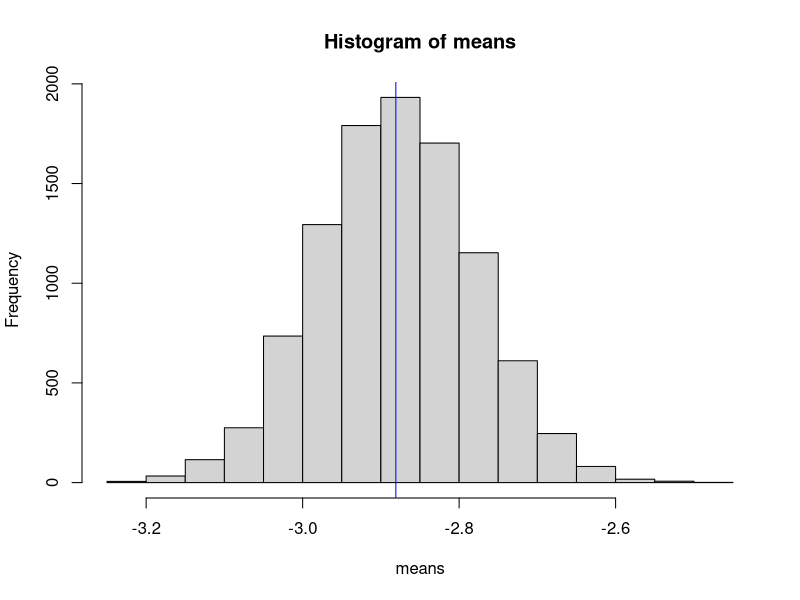

Generate this figure with R: (Note: this script raises an error after producing the figure.)
# Random sampling Part 2
# Elena & Willa
# 10/26/21

#### Load libraries and set options ####
library(tidyverse)
# options(stringsAsFactors = FALSE)

################### Warm up #########################

# 0) Load the baby data
baby <- read.csv("../data/brainwavebabydata.csv")

# 1) Randomly sample 20 babies from the baby brain wave data



# 2) Calculate the mean gyrification of the r2 region for your sample and save it as a new variable.



# 3) Repeat steps 1-2 10000 times, keeping all of the means that you calculate.


# 4) Plot a histogram of the means. What do you notice about the histogram?



# 5) Find the mean of the r2 region means. What is the
# mean telling you? (i.e., what does it represent?). And how does the mean
# compare to the population r2 mean?



# 6) BONUS: Find the standard deviation of the r2 region means. What is the
# SD telling you? (i.e., what does it represent?)



###############################################################################X


######################## Where we left off last week... ########################

# One big goal of science is to learn something about the world around us, in
# our case, a population. But we can't measure everyone in a population! What
# can we do instead?

# Central tenet of science: Take random samples of a population and then use
# those samples to make inferences about the population as a whole!

# For example, we want to find the average height of people in the US

# If you randomly sample from your population enough times and take the mean
# height every time, then the distribution of your sample means will approach a
# normal distribution and the MEAN of your sample means will approach the true
# mean of the population! The bigger your sample (sample_size) and the more
# times you sample (num_samples) then the better your approximation is!

# ^^ This is the Central Limit Theorem!


# Bonus: What would the standard deviation of the sample means represent?


# Let's look at this for the baby brain data:
View(baby)

# Remember, we were pretending that the baby data magically included data for
# our entire population of babies!

# Set resampling parameters
sample_size <- 100
num_samples <- 10000

# For each sample:
means <- c()
for(sample in 1:num_samples) {
  #   Draw the sample
  baby_sample <- baby %>% 
    sample_n(sample_size)
  
  #   Take the mean of r1 and save it
  means[sample] <- mean(baby_sample$r2)
  
}


# Let's plot this
hist(means)

# Compare our estimated population mean to our true population mean
print(paste("Estimated population mean for r2:", round(mean(means), 4)))
print(paste("Our true population mean for r2:", round(mean(baby$r2), 4)))

abline(v = mean(means), col = "blue")
abline(v = mean(baby$r1), col = "red")


# If we were to do this again and draw samples of 100 10,000 times, then our
# estimate would be even closer!

###############################################################################X

######################### How accurate is our measure? #########################

# In the real world, we can't know the true population mean (or any statistic).
# We also can't draw an infinite number of samples from the population in order
# to estimate the population mean!

# The best we can do is take one sample, may a few.

# Take our penguins data for example. It was very costly to collect data on so
# many penguins!

# What is the mean body mass of all the penguins?
penguins <- read.csv("../data/penguins_clean.csv") # (Note: only 2008 sample)




# Suppose we want to know how accurate our measure of interest is (e.g., mean
# body weight, relation between body weight and bill length, etc.). What is the
# range of values the mean can take on?

# What is the *ideal* way to test this since we can't measure the whole
# population?
#     The ideal way to test this would be to draw many samples from the
#     population, get the mean body_mass, and estimate the population mean from
#     the mean of the sample means!


# What is a possible work-around?
#     Since it is not realistic to draw so many real samples from the
#     population, we can use our current sample, pretend that it is the
#     population, and sample from it! The key here is that we resample from our
#     sample WITH REPLACEMENT! We assume that if we sampled radomly from the
#     population then our sample is representative of the population! Including
#     the frequencies with which different values of body mass come up. This
#     allows us to let our sample act as an approximation of our population in
#     order to estimate how much variation there is in our measure of interest
#     from sample to sample.



# Key insight: We can take OUR SAMPLE and pretend it is the POPULATION and then
# sample *from it*!!!


# How accurate is the mean body mass? In other words, how much would it vary across samples?
mean(penguins$body_mass_g)
sd(penguins$body_mass_g)

# Let's use resampling to estimate how much the mean body mass varies between samples

# Goal: Resample 1000 times *from our data* and take the mean every time.

# What do we need to do? (Pseudocode)
# 1) 
# 2) 
# 3)

# Code




# Plot our means


# What is the mean and sd of our means?




# What does the standard deviation tell you?




# When we report any statistic, we need to always report error!
# For example, our mean body mass is  +/-  grams. 
# Or better yet, report the 95% confidence interval:
# Lower bound:


# Upper bound: 


print(paste("Based on our sample, we estimate that the mean body mass of the population of penguins is between", round(lb, 3), "and", round(ub, 3), "grams."))

# OR
print(paste0("We found that penguin body mass is ", round(mean(penguins$body_mass_g), 4), " grams (95% CI: [", round(lb, 3), ", ", round(ub, 3), "])."))

# 95% CI means that we estimate that 95% of random samples we draw from our
# population will have mean body masses between the lower bound and upper bound
# values.



# This resampling technique is called "Bootstrapping"!!! Sampling with
# replacement from our collected data to find the amount of sampling error for
# some statistic of interest.



############### Is the difference between two groups meaningful? ###############
# Find the body mass means for each group
(f.mean <- with(penguins, mean(penguins[sex == "female",]$body_mass_g)))
(m.mean <- with(penguins, mean(penguins[sex == "male",]$body_mass_g)))

# Do it with tidyverse, too!



# Plot the body mass for each group to visualize this difference



# Let's quantify this difference in mean body mass between the group

# We want to know: is this difference different than 0? In other words, is there
# really a group difference? Or is this difference that we found just due to
# chance?


# What are some ways that we could test whether this difference is reliable?
# 






# Here's another idea:
# We randomly shuffle the labels of sex and see if the two groups are different or not. If the label is MEANINGFUL then there will be a difference in the original data but there will not be a difference in the shuffled data!





# Do this many times and see what happens!




# Plot all the differences in means



# What percent of our shuffled samples had differences in means more extreme than our difference in means?





# This is called a permutation test!
# Shuffle our labels WITHOUT REPLACEMENT! Calculate our test statistic, and do
# it many times. Test whether the test statistic that we got is more extreme
# than the distribution of test statistics from data sets with randomly shuffled
# labels.


#### Practice ####

# Practice doing a permutation test with the happiness data.
happiness <- read.csv("../data/world-happiness_2020.csv")

# The label we are interested in shuffling is ladder_score_cat. Pick one of the
# other variables to work with. We are interested in knowing whether being above
# or below average in your ladder score is meaningfully different for this other
# variable.

# First, just try it with plotting (and with ~15 samples)! Then after you get
# that code working, try it with calculating the difference in their means, like
# we did in the example above.
